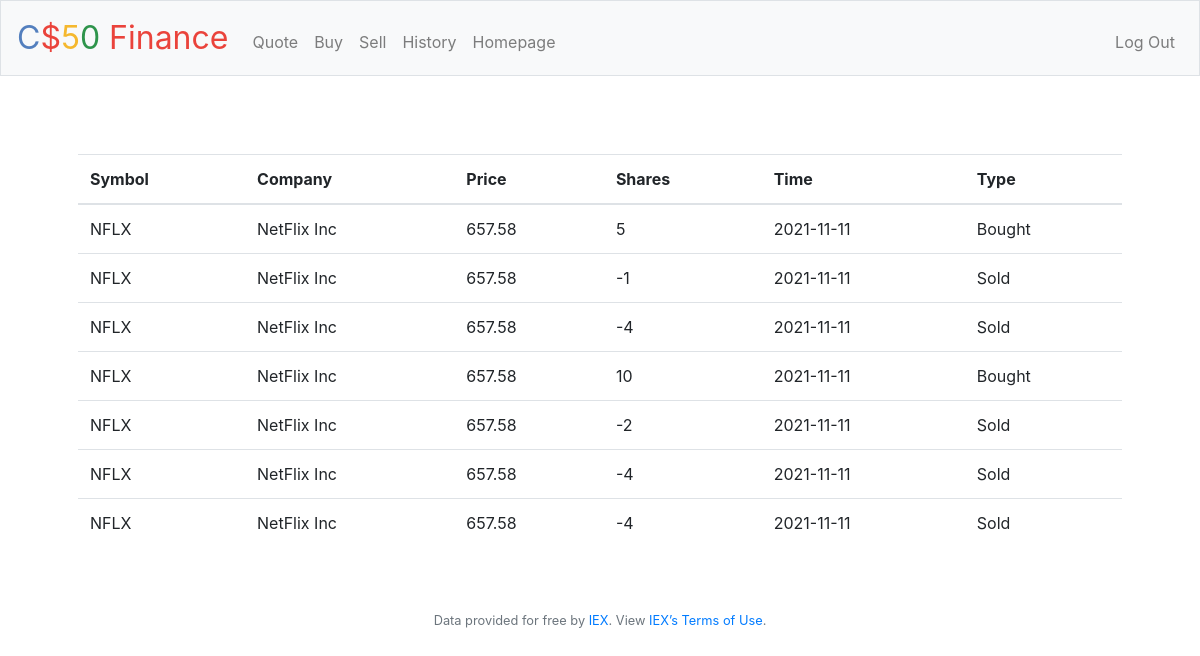
Page /history (signed in) on the earlier database version.
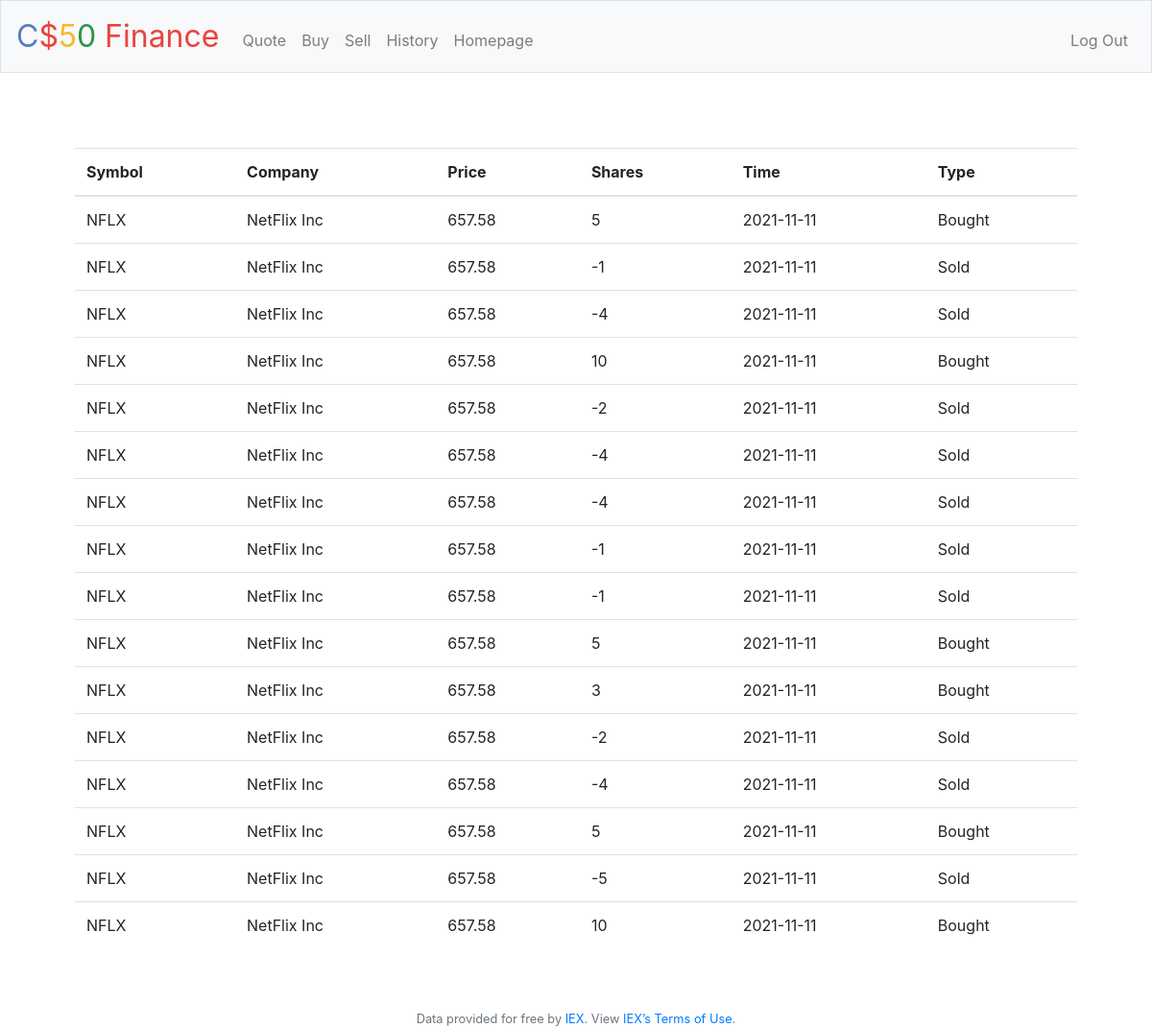
Same page on the later database version.
### tables this page shows
CREATE TABLE history (
Company text,
Symbol text,
Shares integer,
Price numeric,
Time timestamp,
Type text
, id integer);

### app.py (the view)
@app.route("/history")
@login_required
def history():
    user = session["user_id"]
    rows = db.execute("SELECT Company, Symbol, Shares, Price, Time, Type From history Where id = ?", user)
    return render_template("history.html", rows=rows)

### app.py (called while the page is built)
@app.after_request
def after_request(response):
    response.headers["Cache-Control"] = "no-cache, no-store, must-revalidate"
    response.headers["Expires"] = 0
    response.headers["Pragma"] = "no-cache"
    return response

### helpers.py (called while the page is built)
def login_required(f):
    @wraps(f)
    def decorated_function(*args, **kwargs):
        if session.get("user_id") is None:
            return redirect("/login")
        return f(*args, **kwargs)
    return decorated_function

### templates/history.html (shortened to what this page needs)
{% extends "layout.html" %}
{% block main %}
    <table style='margin-top: 30px' class="table">
        <thead>
            <th>Symbol</th>
            <th>Company</th>
            <th>Price</th>
            <th>Shares</th>
            <th>Time</th>
            <th>Type</th>
        </thead>
            <tbody>
                {% for row in rows %}
                    <tr>
                        <td>{{row["Symbol"]}}</td>
                        <td>{{row["Company"]}}</td>
                        <td>{{row["Price"]}}</td>
                        <td>{{row["Shares"]}}</td>
                        <td>{{row["Time"]}}</td>
                        <td>{{row["Type"]}}</td>
                    </tr>
                {% endfor %}
            </tbody>
    </table>
{% endblock %}

### templates/layout.html (shortened to what this page needs)
<!DOCTYPE html>
<html lang="en">
    <head>
        <link rel="stylesheet" href="https://cdn.jsdelivr.net/npm/bootstrap@4.5.3/dist/css/bootstrap.min.css">
        <link href="/static/styles.css" rel="stylesheet">
    </head>
    <body>
        <nav class="navbar navbar-expand-md navbar-light bg-light border">
            <a class="navbar-brand" href="/"><span class="blue">C</span><span class="red">$</span><span class="yellow">5</span><span class="green">0</span> <span class="red">Finance</span></a>
            <div class="collapse navbar-collapse" id="navbar">
                {% if session.user_id %}
                    <ul class="navbar-nav mr-auto mt-2">
                        <li class="nav-item"><a class="nav-link" href="/quote">Quote</a></li>
                        <li class="nav-item"><a class="nav-link" href="/buy">Buy</a></li>
                        <li class="nav-item"><a class="nav-link" href="/sell">Sell</a></li>
                        <li class="nav-item"><a class="nav-link" href="/history">History</a></li>
                        <li class="nav-item"><a class="nav-link" href="/">Homepage</a></li>
                    </ul>
                    <ul class="navbar-nav ml-auto mt-2">
                        <li class="nav-item"><a class="nav-link" href="/logout">Log Out</a></li>
                    </ul>
                {% else %}
                    <ul class="navbar-nav ml-auto mt-2">
                        <li class="nav-item"><a class="nav-link" href="/register">Register</a></li>
                        <li class="nav-item"><a class="nav-link" href="/login">Log In</a></li>
                    </ul>
                {% endif %}
            </div>
        </nav>
        <main class="container p-5">
            {% block main %}{% endblock %}
        </main>
        <footer class="small text-center text-muted">
            Data provided for free by <a href="https://iextrading.com/developer">IEX</a>. View <a href="https://iextrading.com/api-exhibit-a/">IEX’s Terms of Use</a>.
        </footer>
    </body>
</html>

### static/styles.css (style rules this page uses)
nav .navbar-brand { font-size: xx-large; }
nav .navbar-brand .blue { color: #537fbe; }
nav .navbar-brand .red { color: #ea433b; }
nav .navbar-brand .yellow { color: #f5b82e; }
nav .navbar-brand .green { color: #2e944b; }
main { overflow-x: auto; text-align: center; }
main table { text-align: left; }

Differences in the rows shown:
added history: Symbol "NFLX", Company "NetFlix Inc", Price "657.58", Shares "-1", Time "2021-11-11", Type "Sold"
added history: Symbol "NFLX", Company "NetFlix Inc", Price "657.58", Shares "-1", Time "2021-11-11", Type "Sold"
added history: Symbol "NFLX", Company "NetFlix Inc", Price "657.58", Shares "5", Time "2021-11-11", Type "Bought"
added history: Symbol "NFLX", Company "NetFlix Inc", Price "657.58", Shares "3", Time "2021-11-11", Type "Bought"
added history: Symbol "NFLX", Company "NetFlix Inc", Price "657.58", Shares "-2", Time "2021-11-11", Type "Sold"
added history: Symbol "NFLX", Company "NetFlix Inc", Price "657.58", Shares "-4", Time "2021-11-11", Type "Sold"
added history: Symbol "NFLX", Company "NetFlix Inc", Price "657.58", Shares "5", Time "2021-11-11", Type "Bought"
added history: Symbol "NFLX", Company "NetFlix Inc", Price "657.58", Shares "-5", Time "2021-11-11", Type "Sold"
added history: Symbol "NFLX", Company "NetFlix Inc", Price "657.58", Shares "10", Time "2021-11-11", Type "Bought"
